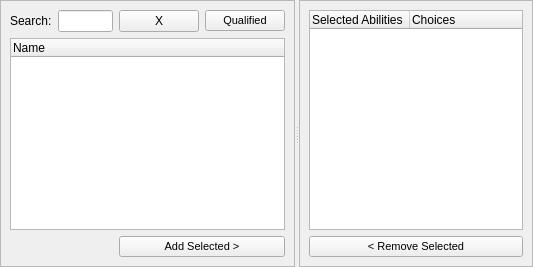
              <widget class="QSplitter" name="spltRacialTop">
               <property name="frameShape">
                <enum>QFrame::NoFrame</enum>
               </property>
               <property name="orientation">
                <enum>Qt::Horizontal</enum>
               </property>
               <widget class="QFrame" name="frmlRacialLeft">
                <property name="frameShape">
                 <enum>QFrame::StyledPanel</enum>
                </property>
                <property name="frameShadow">
                 <enum>QFrame::Raised</enum>
                </property>
                <layout class="QGridLayout" name="gridLayout_15">
                 <item row="0" column="3">
                  <widget class="QPushButton" name="btnQualifiedRacial">
                   <property name="font">
                    <font>
                     <pointsize>8</pointsize>
                    </font>
                   </property>
                   <property name="text">
                    <string>Qualified</string>
                   </property>
                   <property name="checkable">
                    <bool>true</bool>
                   </property>
                  </widget>
                 </item>
                 <item row="0" column="0">
                  <widget class="QLabel" name="lblSearchRacial">
                   <property name="text">
                    <string>Search:</string>
                   </property>
                  </widget>
                 </item>
                 <item row="1" column="0" colspan="4">
                  <widget class="QTreeWidget" name="treeRacial">
                   <column>
                    <property name="text">
                     <string>Name</string>
                    </property>
                   </column>
                  </widget>
                 </item>
                 <item row="0" column="2">
                  <widget class="QPushButton" name="btnSearchClearRacial">
                   <property name="text">
                    <string>X</string>
                   </property>
                  </widget>
                 </item>
                 <item row="2" column="2" colspan="2">
                  <widget class="QPushButton" name="btnAddLevelsRacial">
                   <property name="font">
                    <font>
                     <pointsize>8</pointsize>
                    </font>
                   </property>
                   <property name="text">
                    <string>Add Selected &gt;</string>
                   </property>
                  </widget>
                 </item>
                 <item row="0" column="1">
                  <widget class="QLineEdit" name="qlnSearchRacial"/>
                 </item>
                </layout>
               </widget>
               <widget class="QFrame" name="frmlRacialRight">
                <property name="frameShape">
                 <enum>QFrame::StyledPanel</enum>
                </property>
                <property name="frameShadow">
                 <enum>QFrame::Raised</enum>
                </property>
                <layout class="QGridLayout" name="gridLayout_16">
                 <item row="1" column="0">
                  <widget class="QPushButton" name="btnRemoveSelectedRacial">
                   <property name="font">
                    <font>
                     <pointsize>8</pointsize>
                    </font>
                   </property>
                   <property name="text">
                    <string>&lt; Remove Selected</string>
                   </property>
                  </widget>
                 </item>
                 <item row="0" column="0">
                  <widget class="QTreeWidget" name="treeRacialSelected">
                   <column>
                    <property name="text">
                     <string>Selected Abilities</string>
                    </property>
                   </column>
                   <column>
                    <property name="text">
                     <string>Choices</string>
                    </property>
                   </column>
                  </widget>
                 </item>
                </layout>
               </widget>
              </widget>
